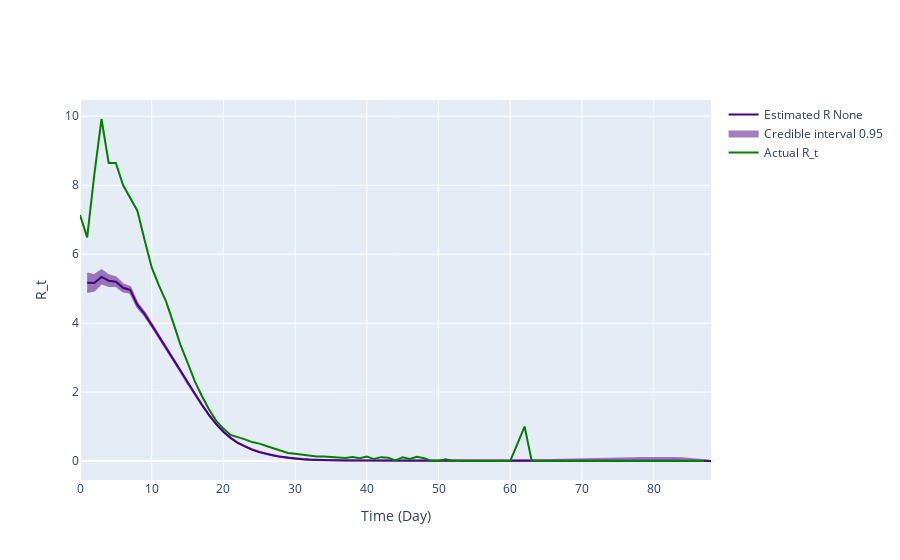

The cell this chart's notebook holds for it:
### Code cell
gamma_pdf_opt_r1 = gamma.pdf(x, result_r1.x[0], result_r1.x[1], result_r1.x[2])
inference = branchpro.BranchProPosterior(
    inc_data=inc_data_r1,
    daily_serial_interval=gamma_pdf_opt_r1,
    alpha=prior_a,
    beta=prior_b)

inference.run_inference(tau=tau)
intervals = inference.get_intervals(central_prob=.95)
intervals = process_intervals_data(intervals, gamma_pdf_opt_r1)

fig = plot_rt_fig(intervals, true_rt_r1[2:-1], gamma_pdf_opt_r1, end_time_point)
pio.write_image(fig.figure, 'single_plots/predicted_vs_true_rt_r1_optimal.png')
fig.show_figure()

### Figure 1 — Plotly figure (JSON) as saved in the notebook; plotly's stock layout.template omitted (floating-point values rounded to 4 significant figures; data arrays with more than 128 entries replaced by an {"elided": "..."} marker saying what was removed)
{"data": [{"line": {"color": "indigo"}, "mode": "lines", "name": "Estimated R None", "type": "scatter", "x": [1, 2, 3, 4, 5, 6, 7, 8, 9, 10, 11, 12, 13, 14, 15, 16, 17, 18, 19, 20, 21, 22, 23, 24, 25, 26, 27, 28, 29, 30, 31, 32, 33, 34, 35, 36, 37, 38, 39, 40, 41, 42, 43, 44, 45, 46, 47, 48, 49, 50, 51, 52, 53, 54, 55, 56, 57, 58, 59, 60, 61, 62, 63, 64, 65, 66, 67, 68, 69, 70, 71, 72, 73, 74, 75, 76, 77, 78, 79, 80, 81, 82, 83, 84, 85, 86, 87, 88], "y": [5.167, 5.162, 5.341, 5.23, 5.202, 5.024, 4.962, 4.526, 4.266, 3.948, 3.637, 3.285, 2.952, 2.615, 2.264, 1.94, 1.631, 1.33, 1.071, 0.8489, 0.6708, 0.5264, 0.4197, 0.3304, 0.2612, 0.2028, 0.1586, 0.1201, 0.09145, 0.06785, 0.05184, 0.03937, 0.03085, 0.02439, 0.0199, 0.01633, 0.01342, 0.01156, 0.0102, 0.009307, 0.007623, 0.006911, 0.006, 0.00548, 0.004756, 0.004293, 0.003695, 0.003461, 0.00305, 0.00336, 0.002969, 0.003079, 0.002948, 0.003185, 0.003138, 0.003556, 0.003926, 0.004328, 0.004509, 0.004858, 0.005441, 0.006029, 0.006462, 0.007075, 0.007642, 0.008768, 0.009469, 0.01085, 0.01163, 0.01329, 0.01412, 0.01608, 0.01638, 0.01758, 0.01897, 0.02034, 0.02164, 0.02283, 0.02383, 0.02455, 0.02487, 0.02464, 0.02367, 0.02175, 0.01861, 0.0139, 0.006555, 0.0]}, {"fill": "toself", "fillcolor": "indigo", "line": {"color": "indigo"}, "mode": "lines", "name": "Credible interval 0.95", "opacity": 0.5, "showlegend": true, "type": "scatter", "x": {"elided": "176 int values"}, "y": {"elided": "176 float values"}}, {"line": {"color": "green"}, "mode": "lines", "name": "Actual R_t", "type": "scatter", "x": [0, 1, 2, 3, 4, 5, 6, 7, 8, 9, 10, 11, 12, 13, 14, 15, 16, 17, 18, 19, 20, 21, 22, 23, 24, 25, 26, 27, 28, 29, 30, 31, 32, 33, 34, 35, 36, 37, 38, 39, 40, 41, 42, 43, 44, 45, 46, 47, 48, 49, 50, 51, 52, 53, 54, 55, 56, 57, 58, 59, 60, 61, 62, 63, 64, 65, 66, 67, 68, 69, 70, 71, 72, 73, 74, 75, 76, 77, 78, 79, 80, 81, 82, 83, 84, 85, 86, 87, 88, 89, 90], "y": [7.138, 6.487, 8.313, 9.921, 8.645, 8.647, 8.004, 7.646, 7.26, 6.421, 5.615, 5.091, 4.63, 4.012, 3.375, 2.854, 2.315, 1.887, 1.491, 1.165, 0.9397, 0.7551, 0.696, 0.627, 0.5485, 0.5047, 0.4331, 0.3598, 0.2974, 0.2349, 0.2083, 0.1818, 0.1418, 0.1311, 0.1296, 0.121, 0.1027, 0.0902, 0.1179, 0.08353, 0.1293, 0.0559, 0.1117, 0.09615, 0.01802, 0.1087, 0.05797, 0.12, 0.07895, 0.0, 0.0, 0.05263, 0.0, 0.0, 0.0, 0.0, 0.0, 0.0, 0.0, 0.0, 0.0, 0.5, 1.0, 0.0, 0.0, 0.0, 0.0, 0.0, 0.0, 0.0, 0.0, 0.0, 0.0, 0.0, 0.0, 0.0, 0.0, 0.0, 0.0, 0.0, 0.0, 0.0, 0.0, 0.0, 0.0, 0.0, 0.0, 0.0]}], "layout": {"hovermode": "x unified", "xaxis": {"title": {"text": "Time (Day)"}}, "yaxis": {"title": {"text": "R_t"}}}}
